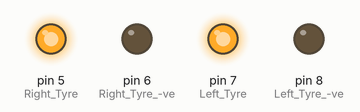
The sketch below on a simulated Arduino Uno, built with avr-gcc and run on an emulated ATmega328P. Parts: output pins drawn as LEDs (lit = HIGH).

Above: at 2.5 s.
At 7.5 s:
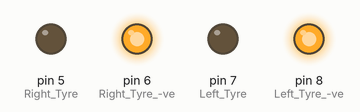
Timing chart, 0 to 13.0 s (numbered marks = the images above):
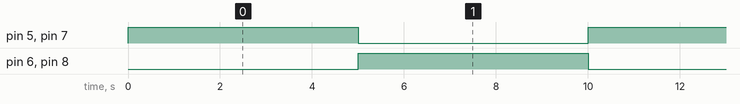

The sketch:

2.RoboCarRotation.ino
```cpp
void setup() {
  pinMode(5,OUTPUT); //Right Tyre +ve
  pinMode(6,OUTPUT); //Right Tyre -ve
  pinMode(7,OUTPUT); //Left Tyre +ve
  pinMode(8,OUTPUT); //Left Tyre -ve
}

void Forward()
{
  digitalWrite(5,HIGH);
  digitalWrite(6,LOW);
  digitalWrite(7,LOW);
  digitalWrite(8,HIGH);
}
void Backward()
{
  digitalWrite(5,LOW);
  digitalWrite(6,HIGH);
  digitalWrite(7,HIGH);
  digitalWrite(8,LOW);
}
void Left()
{
  digitalWrite(5,HIGH);
  digitalWrite(6,LOW);
  digitalWrite(7,LOW);
  digitalWrite(8,LOW);
}
void Right()
{
  digitalWrite(5,LOW);
  digitalWrite(6,LOW);
  digitalWrite(7,LOW);
  digitalWrite(8,HIGH);
}
void Anti()
{
  digitalWrite(5,HIGH);
  digitalWrite(6,LOW);
  digitalWrite(7,HIGH);
  digitalWrite(8,LOW);
}
void Clock()
{
  digitalWrite(5,LOW);
  digitalWrite(6,HIGH);
  digitalWrite(7,LOW);
  digitalWrite(8,HIGH);
}

void loop() {
Anti();
delay(5000);
Clock();
delay(5000);
}
```

Measured:
- by itself, pin 5 (Right_Tyre), pin 6 (Right_Tyre_-ve), pin 7 (Left_Tyre), pin 8 (Left_Tyre_-ve): alternates HIGH for 5.0 s and LOW for 5.0 s
